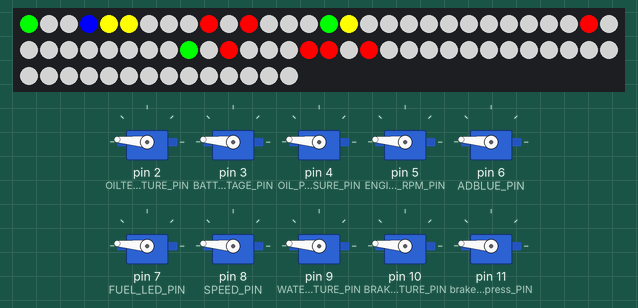
The sketch below on a simulated Arduino Mega 2560, built with avr-gcc and run on an emulated ATmega2560. Shown: 74 RGB LEDs in strip order, left to right, continuing on the next row, 10 × servo.

Above: at 0.3 s.
At 1.3 s:
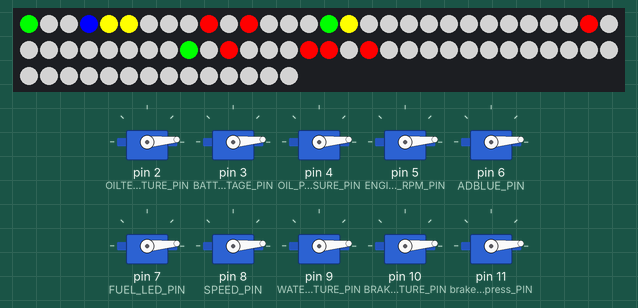
Timing chart, 0 to 4.7 s (numbered marks = the images above):
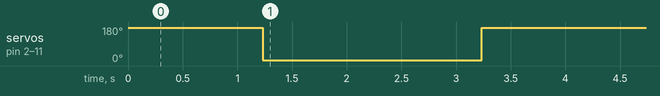

Measured:
- by itself, servo on pin 2 (OILTEMPERATURE_PIN), servo on pin 3 (BATTERYVOLTAGE_PIN), servo on pin 4 (OIL_PRESSURE_PIN), servo on pin 5 (ENGINE_RPM_PIN), servo on pin 6 (ADBLUE_PIN), servo on pin 7 (FUEL_LED_PIN), servo on pin 8 (SPEED_PIN), servo on pin 9 (WATERTEMPERATURE_PIN), servo on pin 10 (BRAKETEMPERATURE_PIN), servo on pin 11 (brakeairpress_PIN): 175° → 5° at 1.2 s, → 175° 2.0 s later

The sketch:

arduino_controller_ETS_2.ino
```cpp
#include <LiquidCrystal.h>
#include <Servo.h>
#include <Adafruit_NeoPixel.h>

//PINES SERVOS
const int OILTEMPERATURE_PIN  =2;
const int BATTERYVOLTAGE_PIN =3;
const int OIL_PRESSURE_PIN = 4;
const int ENGINE_RPM_PIN   = 5;
const int ADBLUE_PIN =6;
const int FUEL_LED_PIN        = 7;
const int SPEED_PIN = 8;
const int WATERTEMPERATURE_PIN =9;
const int BRAKETEMPERATURE_PIN =10;
const int brakeairpress_PIN    =11;

//secuencial leds
const int ENGINE_ENABLED_LED        =  0;
const int BOCINA_LED                =  1;
const int BOCINA_AIRE_LED           =  2;
const int LIGHT_HIGH_BEAM_LED       =  3;
const int LIGHT_LOW_BEAM_LED        =  4;
const int LIGHT_BEACON_LED          =  5;
const int DESACOPLAR_REMOLQUE_LED   =  6;
const int LIMPIA_LENTO_LED          =  7;
const int LIMPIA_RAPIDO_LED         =  8;

const int LIGHT_RBLINKER_LED = 38;
const int LIGHT_LBLINKER_LED  = 15;
const int PARKING_BRAKE_LED   = 45;
const int BATTERY_VOLTAGE_WARNING_LED         = 11;
const int MOTOR_BRAKE_LED      = 47;
const int BRAKE_AIR_PRESSURE_WARNING_LED       = 44;
const int BRAKE_AIR_PRESSURE_EMERGENCY_LED  = 28;
const int LUZ_TABLERO       = 74;
const int OIL_PRESSURE_WARNING_LED    = 9;
const int FUEL_LED           = 16;


const int WATER_TEMPERATURE_WARNING_LED = 40;


// Servo variables
Servo oiltemperature;
Servo batteryvoltage;
Servo oilpress;
Servo rpm;
Servo adblue;
Servo fuel;
Servo speed;
Servo watertemperature;
Servo braketemperature;
Servo brakeairpress;


#define PACKET_SYNC 0xFF
#define PACKET_VER  2

#define SERVO_DIR_NORMAL false
#define SERVO_DIR_INVERT true

#define PIN         52
#define NUMPIXELS   74 // Popular NeoPixel ring size
Adafruit_NeoPixel pixels(NUMPIXELS, PIN, NEO_GRB + NEO_KHZ800);

const uint32_t rojo = pixels.Color(255, 0, 0);
const uint32_t verde = pixels.Color(0, 255, 0);
const uint32_t azul = pixels.Color(0, 0, 255);
const uint32_t amarillo = pixels.Color(255, 255, 0);
const uint32_t negro = pixels.Color(0, 0, 0);
const uint32_t blanco = pixels.Color(127, 127, 127);


int serial_byte;

void setup()
{
  Serial.begin(115200);
  pixels.begin(); // INITIALIZE NeoPixel strip object (REQUIRED)

  // Initialise servos
  oiltemperature.attach(OILTEMPERATURE_PIN);
  oiltemperature.write(175);
  batteryvoltage.attach(BATTERYVOLTAGE_PIN);
  batteryvoltage.write(175);
  oilpress.attach(OIL_PRESSURE_PIN);
  oilpress.write(175);
  rpm.attach(ENGINE_RPM_PIN);
  rpm.write(175);
  adblue.attach(ADBLUE_PIN);
  adblue.write(175);
  fuel.attach(FUEL_LED_PIN);
  fuel.write(175);
  speed.attach(SPEED_PIN);
  speed.write(175);
  watertemperature.attach(WATERTEMPERATURE_PIN);
  watertemperature.write(175);
  braketemperature.attach(BRAKETEMPERATURE_PIN);
  braketemperature.write(175);
  brakeairpress.attach(brakeairpress_PIN);
  brakeairpress.write(175);


  // Initialise LEDs
  for(uint16_t i=0; i<pixels.numPixels(); i++) {
    pixels.setPixelColor(i, blanco);
    pixels.show();
  }

  pixels.setPixelColor(LIGHT_LBLINKER_LED, verde);
  pixels.setPixelColor(LIGHT_RBLINKER_LED, verde);
  pixels.setPixelColor(PARKING_BRAKE_LED, rojo);
  pixels.setPixelColor(BATTERY_VOLTAGE_WARNING_LED, rojo);
  pixels.setPixelColor(LIGHT_HIGH_BEAM_LED, azul);
  pixels.setPixelColor(LUZ_TABLERO , blanco);
  pixels.setPixelColor(MOTOR_BRAKE_LED, rojo);
  pixels.setPixelColor(BRAKE_AIR_PRESSURE_WARNING_LED, rojo);
  pixels.setPixelColor(BRAKE_AIR_PRESSURE_EMERGENCY_LED, rojo);
  pixels.setPixelColor(OIL_PRESSURE_WARNING_LED, rojo);
  pixels.setPixelColor(LIGHT_LOW_BEAM_LED, amarillo);
  pixels.setPixelColor(FUEL_LED, amarillo);
  pixels.setPixelColor(WATER_TEMPERATURE_WARNING_LED, rojo);
  pixels.setPixelColor(ENGINE_ENABLED_LED, verde);
  pixels.setPixelColor(LIGHT_BEACON_LED, amarillo);

  pixels.show();
  delay(1000);

  oiltemperature.write(5);
  batteryvoltage.write(5);
  oilpress.write(5);
  rpm.write(5);
  adblue.write(5);
  fuel.write(5);
  speed.write(5);
  watertemperature.write(5);
  braketemperature.write(5);
  brakeairpress.write(5);
  delay(2000);

  oiltemperature.write(175);
  batteryvoltage.write(175);
  oilpress.write(175);
  rpm.write(175);
  adblue.write(175);
  fuel.write(175);
  speed.write(175);
  watertemperature.write(175);
  braketemperature.write(175);
  brakeairpress.write(175);

  pixels.clear();
  pixels.show();
}


void read_serial_byte_set_servo(Servo& servo, bool invert)
{
  serial_byte = Serial.read();
  serial_byte = (serial_byte < 5) ? 5 : ((serial_byte > 175) ? 175 : serial_byte);
  if (invert)
    servo.write(175 - serial_byte);
  else
    servo.write(serial_byte);
}

void skip_serial_byte()
{
  (void)Serial.read();
}

void digitalWriteFromBit(int port, int value, int shift, uint32_t color)
{
  if ((value >> shift) & 0x01){
    pixels.setPixelColor(port, color);
  } else {
    pixels.setPixelColor(port, blanco);
  }
}

void loop()
{
  if (Serial.available() < 16)
    return;

  serial_byte = Serial.read();
  if (serial_byte != PACKET_SYNC)
    return;

  serial_byte = Serial.read();
  if (serial_byte != PACKET_VER)
  {
    return;
  }

  read_serial_byte_set_servo(speed, SERVO_DIR_INVERT); // speed
  read_serial_byte_set_servo(rpm, SERVO_DIR_INVERT); // rpm
  read_serial_byte_set_servo(brakeairpress, SERVO_DIR_INVERT); //  Brake air pressure
  read_serial_byte_set_servo(braketemperature, SERVO_DIR_INVERT); // Brake temperature
  read_serial_byte_set_servo(fuel, SERVO_DIR_INVERT); // fuel
  read_serial_byte_set_servo(oilpress, SERVO_DIR_INVERT); // oilpress
  read_serial_byte_set_servo(oiltemperature,SERVO_DIR_INVERT); // Oil temperature
  read_serial_byte_set_servo(watertemperature,SERVO_DIR_INVERT); // Water temperature
  read_serial_byte_set_servo(batteryvoltage,SERVO_DIR_INVERT); // Battery voltage


  // Truck lights byte
  serial_byte = Serial.read();
  //digitalWriteFromBit(LIGHT_BEACON_LED, serial_byte, 7, amarillo);
  digitalWriteFromBit(LUZ_TABLERO , serial_byte, 6, azul);
  digitalWriteFromBit(LIGHT_LBLINKER_LED,  serial_byte, 5, verde);
  digitalWriteFromBit(LIGHT_RBLINKER_LED, serial_byte, 4, verde);
  digitalWriteFromBit(LIGHT_LOW_BEAM_LED, serial_byte, 3, amarillo);
  digitalWriteFromBit(LIGHT_HIGH_BEAM_LED, serial_byte, 2, azul);
  digitalWriteFromBit(MOTOR_BRAKE_LED, serial_byte, 1, rojo);


  // Warning lights bytes

  serial_byte = Serial.read();
  digitalWriteFromBit(PARKING_BRAKE_LED, serial_byte, 7, rojo);
  digitalWriteFromBit(MOTOR_BRAKE_LED, serial_byte, 6, rojo);
  digitalWriteFromBit(BRAKE_AIR_PRESSURE_WARNING_LED, serial_byte, 5, rojo);
  digitalWriteFromBit(BRAKE_AIR_PRESSURE_EMERGENCY_LED, serial_byte, 4, rojo);
  digitalWriteFromBit(FUEL_LED, serial_byte, 3, amarillo);
  digitalWriteFromBit(BATTERY_VOLTAGE_WARNING_LED, serial_byte, 2, rojo);
  digitalWriteFromBit(OIL_PRESSURE_WARNING_LED, serial_byte, 1, rojo);
  digitalWriteFromBit(WATER_TEMPERATURE_WARNING_LED, serial_byte, 0, rojo);


  // Enabled flags
  serial_byte = Serial.read();
  digitalWriteFromBit(ENGINE_ENABLED_LED, serial_byte, 0, verde);


  // Text length
  int text_len = Serial.read();

  pixels.show();   // Send the updated pixel colors to the hardware.
  delay(10);
}
```
